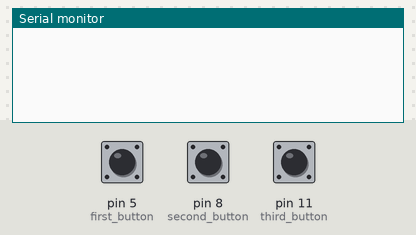
Bench run of a sketch on a simulated Arduino Uno, built with avr-gcc and run on an emulated ATmega328P. Parts: the last lines printed to the serial monitor. Inputs (shaded band) come from the test bench; at power-on: pin 5 (first_button) HIGH, pin 8 (second_button) HIGH, pin 11 (third_button) HIGH.

Above: at 1.2 s.
1.3 s: pin 5 (first_button) pulled LOW for 0.25 s
At 1.7 s:
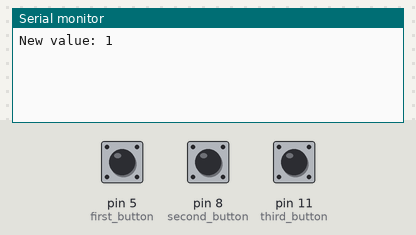
3.0 s: pin 8 (second_button) pulled LOW for 0.25 s
At 4.3 s:
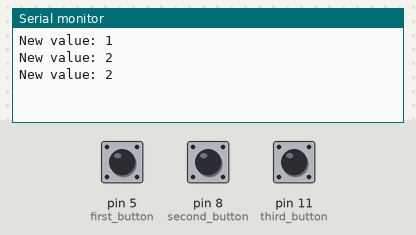
4.7 s: pin 11 (third_button) pulled LOW for 0.25 s
At 5.5 s:
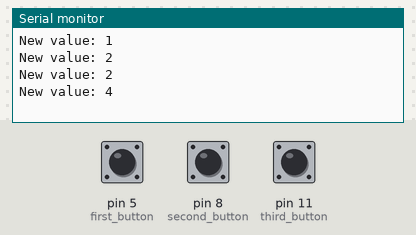
Timing chart, 0 to 7.7 s (numbered marks = the images above; inputs shaded):
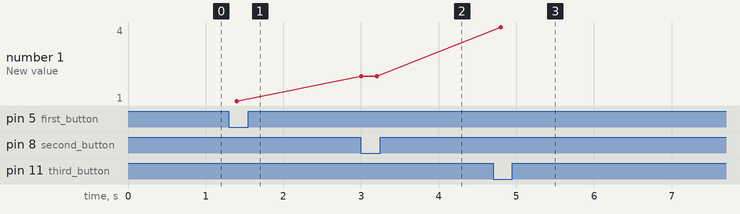

The sketch:

LAB2_Buttons.ino
```cpp
#define first_button 5
#define second_button 8
#define third_button 11

byte first_button_value;
byte second_button_value;
byte third_button_value;

byte old_value, new_value;

void setup() {
  pinMode(first_button, INPUT_PULLUP);
  pinMode(second_button, INPUT_PULLUP);
  pinMode(third_button, INPUT_PULLUP);

  Serial.begin(9600);
}

void loop() {
  first_button_value = 1 - digitalRead(first_button);
  second_button_value = 1 - digitalRead(second_button);
  third_button_value = 1 - digitalRead(third_button);

  new_value = third_button_value * 4 + second_button_value * 2 + first_button_value * 1;

  if (new_value != old_value) {
    Serial.print("New value: ");
    Serial.println(new_value);
  }

  delay(200);
}
```

Measured:
- after the input at 1.3 s, the serial monitor: prints a new line after 0.10 s (image 1)
- after the input at 3.0 s, the serial monitor: prints a new line at once (image 2)
- after the input at 4.7 s, the serial monitor: prints a new line after 0.10 s (image 3)
- plotted number 1: 1 → 2 after the input at 3.0 s, 2 → 4 after the input at 4.7 s
